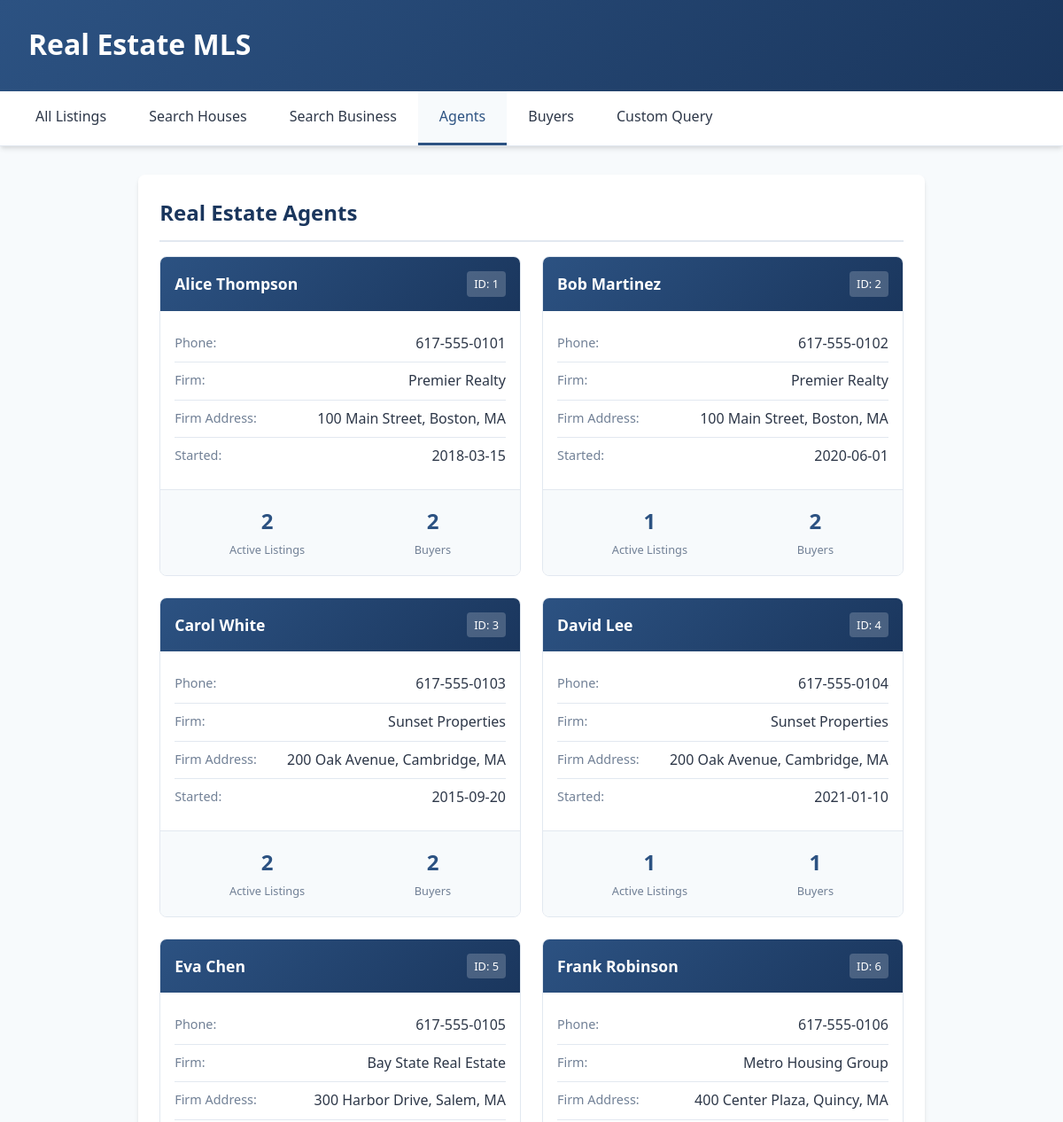
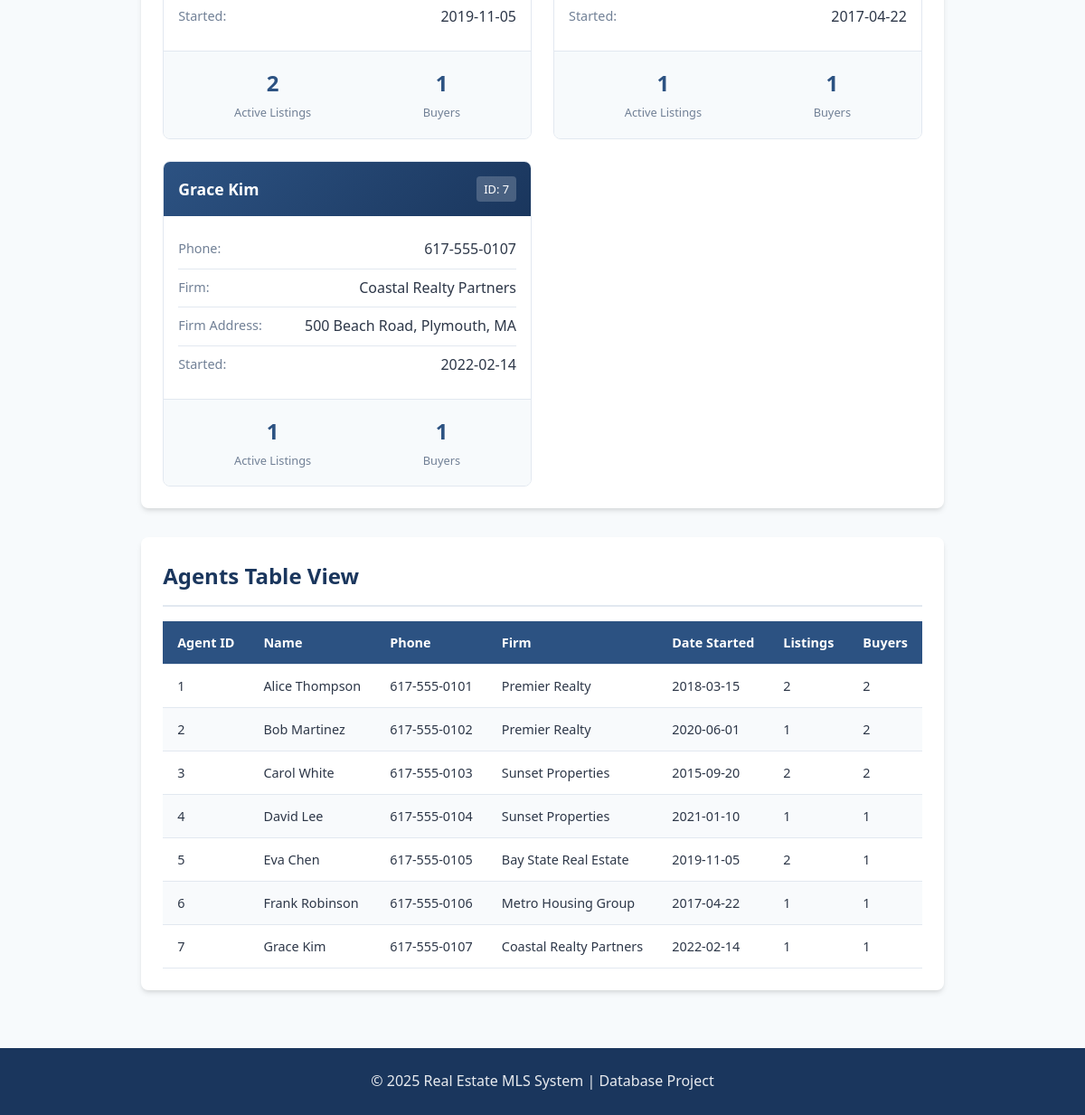
Page /app/agents.php on the committed database (2 pictures, top to bottom).
### tables this page shows
CREATE TABLE Agent (
    agentId INTEGER PRIMARY KEY AUTO_INCREMENT,
    name VARCHAR(30) NOT NULL,
    phone CHAR(12) NOT NULL,
    firmId INTEGER NOT NULL,
    dateStarted DATE NOT NULL,
    FOREIGN KEY (firmId) REFERENCES Firm(id) ON DELETE RESTRICT ON UPDATE CASCADE
);

CREATE TABLE Firm (
    id INTEGER PRIMARY KEY AUTO_INCREMENT,
    name VARCHAR(30) NOT NULL,
    address VARCHAR(50) NOT NULL
);

### app/agents.php (the view, shortened to what this page needs)
<?php
$conn = getDBConnection();
$agentQuery = "
    SELECT a.agentId, a.name, a.phone, a.dateStarted,
           f.name AS firmName, f.address AS firmAddress,
           (SELECT COUNT(*) FROM Listings l WHERE l.agentId = a.agentId) AS listingCount,
           (SELECT COUNT(*) FROM Works_With ww WHERE ww.agentId = a.agentId) AS buyerCount
    FROM Agent a
    INNER JOIN Firm f ON a.firmId = f.id
    ORDER BY a.name
";
$agentResult = $conn->query($agentQuery);
?>
<!DOCTYPE html>
<html lang="en">
<head>
    <link rel="stylesheet" href="../public/style.css">
</head>
<body>
    <header class="main-header">
        <div class="header-content">
            <h1> Real Estate MLS</h1>
        </div>
    </header>
    <nav class="main-nav">
        <ul>
            <li><a href="index.php">All Listings</a></li>
            <li><a href="search_houses.php">Search Houses</a></li>
            <li><a href="search_business.php">Search Business</a></li>
            <li><a href="agents.php" class="active">Agents</a></li>
            <li><a href="buyers.php">Buyers</a></li>
            <li><a href="custom_query.php">Custom Query</a></li>
        </ul>
    </nav>
    <main class="container">
        <section class="listings-section">
            <h2> Real Estate Agents</h2>
            <?php if ($agentResult && $agentResult->num_rows > 0): ?>
                <div class="cards-grid">
                    <?php while ($row = $agentResult->fetch_assoc()): ?>
                        <div class="agent-card">
                            <div class="card-header">
                                <h3><?php echo ($row['name']); ?></h3>
                                <span class="agent-id">ID: <?php echo ($row['agentId']); ?></span>
                            </div>
                            <div class="card-body">
                                <div class="info-row">
                                    <span class="label"> Phone:</span>
                                    <span class="value"><?php echo ($row['phone']); ?></span>
                                </div>
                                <div class="info-row">
                                    <span class="label"> Firm:</span>
                                    <span class="value"><?php echo ($row['firmName']); ?></span>
                                </div>
                                <div class="info-row">
                                    <span class="label"> Firm Address:</span>
                                    <span class="value"><?php echo ($row['firmAddress']); ?></span>
                                </div>
                                <div class="info-row">
                                    <span class="label"> Started:</span>
                                    <span class="value"><?php echo ($row['dateStarted']); ?></span>
                                </div>
                            </div>
                            <div class="card-footer">
                                <div class="stat">
                                    <span class="stat-value"><?php echo $row['listingCount']; ?></span>
                                    <span class="stat-label">Active Listings</span>
                                </div>
                                <div class="stat">
                                    <span class="stat-value"><?php echo $row['buyerCount']; ?></span>
                                    <span class="stat-label">Buyers</span>
                                </div>
                            </div>
                        </div>
                    <?php endwhile; ?>
                </div>
            <?php else: ?>
                <p class="no-results">No agents found in the system.</p>
            <?php endif; ?>
        </section>
        <?php
        $agentResult->data_seek(0);
        ?>
        <section class="listings-section">
            <h2> Agents Table View</h2>
            <?php if ($agentResult && $agentResult->num_rows > 0): ?>
                <div class="table-responsive">
                    <table class="listings-table">
                        <thead>
                            <tr>
                                <th>Agent ID</th>
                                <th>Name</th>
                                <th>Phone</th>
                                <th>Firm</th>
                                <th>Date Started</th>
                                <th>Listings</th>
                                <th>Buyers</th>
                            </tr>
                        </thead>
                        <tbody>
                            <?php while ($row = $agentResult->fetch_assoc()): ?>
                                <tr>
                                    <td class="centered"><?php echo ($row['agentId']); ?></td>
                                    <td><?php echo ($row['name']); ?></td>
                                    <td><?php echo ($row['phone']); ?></td>
                                    <td><?php echo ($row['firmName']); ?></td>
                                    <td><?php echo ($row['dateStarted']); ?></td>
                                    <td class="centered"><?php echo $row['listingCount']; ?></td>
                                    <td class="centered"><?php echo $row['buyerCount']; ?></td>
                                </tr>
                            <?php endwhile; ?>
                        </tbody>
                    </table>
                </div>
            <?php endif; ?>
        </section>
    </main>
    <footer class="main-footer">
        <p>&copy; <?php echo date('Y'); ?> Real Estate MLS System | Database Project</p>
    </footer>
</body>
</html>

### public/style.css (style rules this page uses)
:root { --primary-color: #2c5282; --primary-dark: #1a365d; --primary-light: #4299e1; --secondary-color: #38a169; --secondary-dark: #276749; --accent-color: #ed8936; --danger-color: #e53e3e; --text-color: #2d3748; --text-light: #718096; --bg-color: #f7fafc; --card-bg: #ffffff; --border-color: #e2e8f0; --shadow: 0 4px 6px -1px rgba(0, 0, 0, 0.1), 0 2px 4px -1px rgba(0, 0, 0, 0.06); --shadow-lg: 0 10px 15px -3px rgba(0, 0, 0, 0.1), 0 4px 6px -2px rgba(0, 0, 0, 0.05); --border-radius: 8px; --transition: all 0.2s ease-in-out; }
* { margin: 0; padding: 0; box-sizing: border-box; }
body { font-family: 'Segoe UI', Tahoma, Geneva, Verdana, sans-serif; background-color: var(--bg-color); color: var(--text-color); line-height: 1.6; min-height: 100vh; display: flex; flex-direction: column; }
.main-header { background: linear-gradient(135deg, var(--primary-color) 0%, var(--primary-dark) 100%); color: white; padding: 1.5rem 2rem; box-shadow: var(--shadow); }
.header-content { max-width: 1400px; margin: 0 auto; }
.main-header h1 { font-size: 2rem; font-weight: 700; margin-bottom: 0.25rem; }
.main-nav { background-color: var(--card-bg); border-bottom: 1px solid var(--border-color); position: sticky; top: 0; z-index: 100; box-shadow: var(--shadow); }
.main-nav ul { list-style: none; display: flex; max-width: 1400px; margin: 0 auto; padding: 0 1rem; flex-wrap: wrap; }
.main-nav li { margin: 0; }
.main-nav a { display: block; padding: 1rem 1.5rem; text-decoration: none; color: var(--text-color); font-weight: 500; transition: var(--transition); border-bottom: 3px solid transparent; }
.main-nav a.active { color: var(--primary-color); border-bottom-color: var(--primary-color); background-color: var(--bg-color); }
.container { max-width: 1400px; margin: 0 auto; padding: 2rem; flex: 1; }
.listings-section, .search-section, .results-section, .query-section { background-color: var(--card-bg); border-radius: var(--border-radius); padding: 1.5rem; margin-bottom: 2rem; box-shadow: var(--shadow); }
.listings-section h2, .search-section h2, .results-section h2, .query-section h2 { font-size: 1.5rem; color: var(--primary-dark); margin-bottom: 1rem; padding-bottom: 0.75rem; border-bottom: 2px solid var(--border-color); }
.table-responsive { overflow-x: auto; }
.listings-table { width: 100%; border-collapse: collapse; font-size: 0.9rem; }
.listings-table th, .listings-table td { padding: 0.75rem 1rem; text-align: left; border-bottom: 1px solid var(--border-color); }
.listings-table th { background-color: var(--primary-color); color: white; font-weight: 600; white-space: nowrap; }
.listings-table tbody tr:nth-child(even) { background-color: #f8fafc; }
.centered { text-align: center; }
.cards-grid { display: grid; grid-template-columns: repeat(auto-fill, minmax(320px, 1fr)); gap: 1.5rem; margin-top: 1rem; }
.agent-card, .buyer-card { background-color: var(--card-bg); border: 1px solid var(--border-color); border-radius: var(--border-radius); overflow: hidden; transition: var(--transition); }
.card-header { background: linear-gradient(135deg, var(--primary-color) 0%, var(--primary-dark) 100%); color: white; padding: 1rem; display: flex; justify-content: space-between; align-items: center; }
.card-header h3 { font-size: 1.1rem; font-weight: 600; }
.agent-id, .buyer-id { background-color: rgba(255, 255, 255, 0.2); padding: 0.25rem 0.5rem; border-radius: 4px; font-size: 0.8rem; }
.card-body { padding: 1rem; }
.info-row { display: flex; justify-content: space-between; padding: 0.5rem 0; border-bottom: 1px solid var(--border-color); }
.info-row:last-child { border-bottom: none; }
.info-row .label { color: var(--text-light); font-size: 0.9rem; }
.info-row .value { font-weight: 500; text-align: right; }
.card-footer { background-color: var(--bg-color); padding: 1rem; display: flex; justify-content: space-around; border-top: 1px solid var(--border-color); }
.stat { text-align: center; }
.stat-value { display: block; font-size: 1.5rem; font-weight: 700; color: var(--primary-color); }
.stat-label { font-size: 0.8rem; color: var(--text-light); }
.main-footer { background-color: var(--primary-dark); color: white; text-align: center; padding: 1.5rem; margin-top: auto; }
.main-footer p { opacity: 0.9; }

### rows in the picture
agent: name "Alice Thompson", agentId "1", phone "617-555-0101", firmId.name "Premier Realty", firmId.address "100 Main Street, Boston, MA", dateStarted "2018-03-15", listingCount "2", buyerCount "2"
agent: name "Bob Martinez", agentId "2", phone "617-555-0102", firmId.name "Premier Realty", firmId.address "100 Main Street, Boston, MA", dateStarted "2020-06-01", listingCount "1", buyerCount "2"
agent: name "Carol White", agentId "3", phone "617-555-0103", firmId.name "Sunset Properties", firmId.address "200 Oak Avenue, Cambridge, MA", dateStarted "2015-09-20", listingCount "2", buyerCount "2"
agent: name "David Lee", agentId "4", phone "617-555-0104", firmId.name "Sunset Properties", firmId.address "200 Oak Avenue, Cambridge, MA", dateStarted "2021-01-10", listingCount "1", buyerCount "1"
agent: name "Eva Chen", agentId "5", phone "617-555-0105", firmId.name "Bay State Real Estate", firmId.address "300 Harbor Drive, Salem, MA", dateStarted "2019-11-05", listingCount "2", buyerCount "1"
agent: name "Frank Robinson", agentId "6", phone "617-555-0106", firmId.name "Metro Housing Group", firmId.address "400 Center Plaza, Quincy, MA", dateStarted "2017-04-22", listingCount "1", buyerCount "1"
agent: name "Grace Kim", agentId "7", phone "617-555-0107", firmId.name "Coastal Realty Partners", firmId.address "500 Beach Road, Plymouth, MA", dateStarted "2022-02-14", listingCount "1", buyerCount "1"
